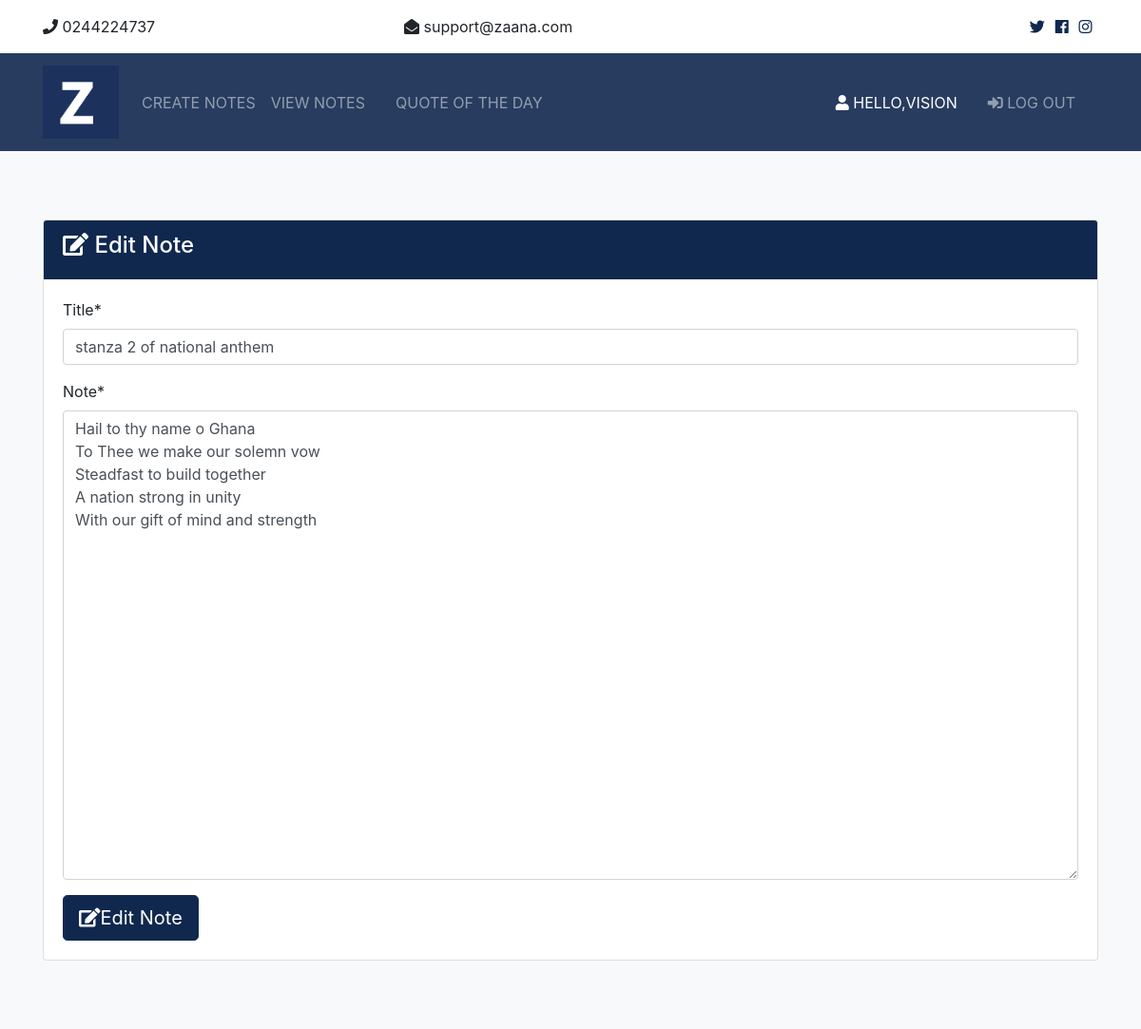
Screenshot of /4/edit_note (signed in) with the database file from the repository.
### noteapp/models.py (models this page shows, shortened)
class Notes(models.Model):
	user = models.ForeignKey(User,on_delete=models.RESTRICT)
	title = models.CharField(max_length=30)
	note = models.CharField(max_length=1000)

### noteapp/views.py (the view)
# urls.py: path('<id>/edit_note',edit_note,name='edit_note'),
@login_required(login_url='login')
def edit_note(request,id):
    context ={}
    obj = get_object_or_404(Notes, id = id)
    form = Notes_Form(request.POST or None, instance = obj)
    if form.is_valid():
        form.save()
        return redirect('view_note')
    context["form"] = form
    return render(request, "update_view.html", context)

### noteapp/forms.py
class Notes_Form(forms.ModelForm):
    class Meta:
        model = Notes
        fields=['title','note']
        widgets = {
            'note': Textarea(attrs={'cols': 80, 'rows': 20}),
        }

### template/update_view.html (shortened to what this page needs)
{% extends 'base2.html' %}
{% load crispy_forms_tags %}
{%block content%}
    <section id="login" class="bg-light py-5">
        <div class="container my-4">
          <div class="row">
            <div class="col">
              <div class="card">
                <div class="card-header bg-primary text-white">
                  <h4>
                    <i class="fas fa-edit"></i> Edit Note</h4>
                </div>
                <div class="card-body">
                  <form method="POST">
                        <div class="form-group ">
                            {{ form.title|as_crispy_field }}
                            {{ form.note|as_crispy_field }}
                        </div>
                    <button type="submit" class="btn btn-lg btn-primary"><i class="fas fa-edit"></i>Edit Note</button>
                  </form>
                </div>
              </div>
            </div>
          </div>
        </div>
      </section>
{% endblock%}

### template/partials/_navbar.html (shortened to what this page needs)
{%load static %}
<link href="{% static 'css/bootstrap.css' %}" rel="stylesheet">
  <link rel="stylesheet" href="{% static 'css/all.css' %}">
  <link rel="stylesheet" href="{% static 'css/all.css' %}">
  </head>
  <body>
  <section id="top-bar" class="p-3" >
    <div class="container">
      <div class="row">
        <div class="col-md-4">
          <i class="fas fa-phone"></i> 0244224737
        </div>
        <div class="col-md-4">
          <i class="fas fa-envelope-open"></i> support@zaana.com
        </div>
        <div class="col-md-4">
          <div class="social text-right">
            <a href="#">
              <i class="fab fa-twitter"></i>
            </a>
            <a href="#">
              <i class="fab fa-facebook"></i>
            </a>
            <a href="#">
              <i class="fab fa-instagram"></i>
            </a>
          </div>
        </div>
      </div>
    </div>
  </section>
  <nav class="navbar navbar-expand-lg navbar-dark bg-primary sticky-top">
    <div class="container">
      <a class="navbar-brand" href="">
        <img src="{% static 'img/final.png' %}"  class="logo" alt="">
      </a>
      <div class="collapse navbar-collapse" id="navbarNavAltMarkup">
        <ul class="navbar-nav">
          <li >
         <a class="nav-link" href="{% url 'create_note' %}">Create Notes</a>
          </li>
          <li
          class = "nav-item mr-3"
          >
            <a class="nav-link" href="{% url 'view_note' %}">View Notes</a>
          </li>
          <li class="nav-item mr-3">
            <a class="nav-link" href="{% url 'quote' %}">Quote of the Day</a>
          </li>
        </ul>
        <ul class="navbar-nav ml-auto">
          <li class="nav-item mr-3">
            <a class="nav-link text-white" href="#">
              <i class="fas fa-user"></i> Hello,{{user.username}} </a>
          </li>
          <li class="nav-item mr-3">
            <a href="javascript:{document.getElementById('logout').submit()}" class="nav-link" >
              <i class="fas fa-sign-in-alt"></i>
              Log Out</a>
          </li>
        </ul>
      </div>
    </div>
  </nav>

### static/css/all.css (style rules this page uses)
.fa, .fas, .far, .fal, .fab { -moz-osx-font-smoothing: grayscale; -webkit-font-smoothing: antialiased; display: inline-block; font-style: normal; font-variant: normal; text-rendering: auto; line-height: 1; }
.fa-edit:before { content: "\f044"; }
.fa-envelope-open:before { content: "\f2b6"; }
.fa-facebook:before { content: "\f09a"; }
.fa-instagram:before { content: "\f16d"; }
.fa-phone:before { content: "\f095"; }
.fa-sign-in-alt:before { content: "\f2f6"; }
.fa-twitter:before { content: "\f099"; }
.fa-user:before { content: "\f007"; }
.fab { font-family: 'Font Awesome 5 Brands'; }
.fa, .fas { font-family: 'Font Awesome 5 Free'; font-weight: 900; }

### static/css/custom.css (style rules this page uses)
textarea { overflow:scroll; height:100px; }

### static/css/style.css (style rules this page uses)
img { width: 100%; }
.logo { width: 80px; }
.navbar { opacity: 0.9; text-transform: uppercase; }
.social a { margin-right: 0.4rem; }

### rows the page displays
Notes: title "stanza 2 of national anthem", note "Hail to thy name o Ghana To Thee we make our solemn vow Steadfast to build together A nation strong in unity With our gift of mind and strength"

### other values shown
{{ user.username }} "VISION"
